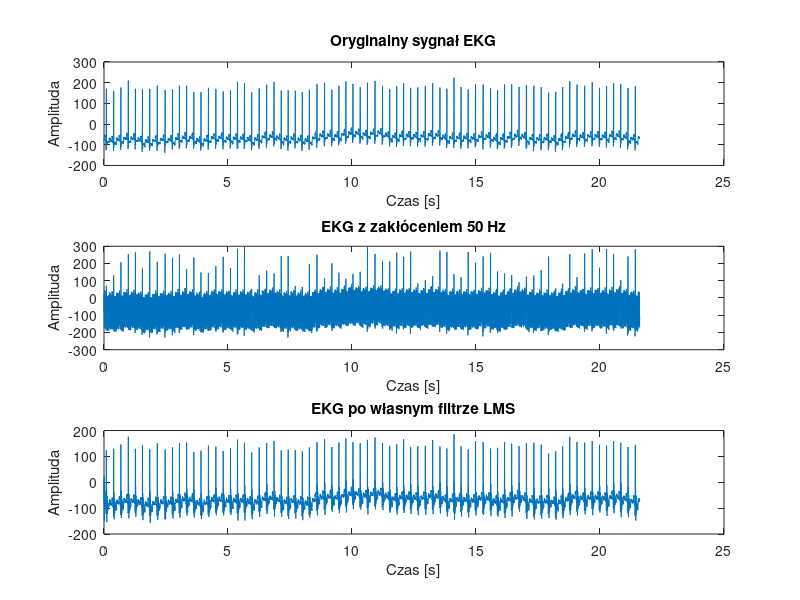
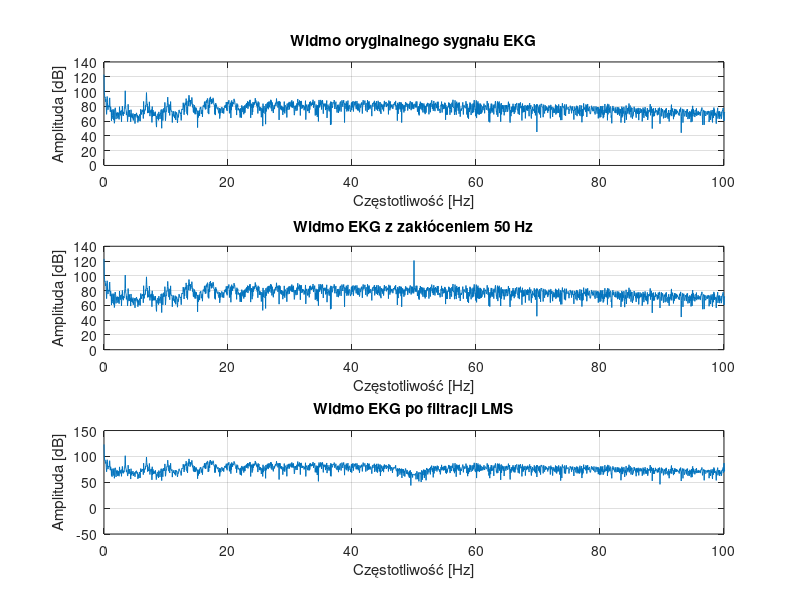

The MATLAB script that drew these images, in order:
clear;
close all;

load('ECG100.mat');      % Załaduj plik
ekg = val(1, :);         % Wybierz pierwszy kanał sygnału
fs = 1000;               % Częstotliwość próbkowania
t = (0:length(ekg)-1)/fs;

% Dodaj zakłócenie 50 Hz
f_noise = 50;
noise = 100 * sin(2*pi*f_noise*t);
ekg_noisy = ekg + noise;

% Parametry LMS
M = 12;                      % Długość filtru
mi = 0.01;                   % Współczynnik uczenia
d = ekg_noisy;               % Sygnał wyjściowy (z zakłóceniem)
x = sin(2*pi*f_noise*t);     % Referencja: czysty sinus 50 Hz

% Inicjalizacja
bx = zeros(M, 1);            % Bufor próbek x
h = zeros(M, 1);             % Wektory wag
y = zeros(size(x));          % Wyjście filtru
e = zeros(size(x));          % Błąd

% Implementacja filtru LMS
for n = 1:length(x)
    %przesuwam próbki
    bx = [x(n); bx(1:end-1)];
    
    % Wyjście filtru, prognoza zakłócenia
    y(n) = h' * bx;
    
    % Oblicz błąd: sygnał odniesienia minus wyjście filtru
    e(n) = d(n) - y(n);
    
    % Aktualizacja wag
    h = h + mi * e(n) * bx;
end

% Sygnał odszumiony
ekg_filtered = e;

% Wizualizacja
figure;
subplot(3,1,1);
plot(t, ekg);
title('Oryginalny sygnał EKG');
xlabel('Czas [s]');
ylabel('Amplituda');

subplot(3,1,2);
plot(t, ekg_noisy);
title('EKG z zakłóceniem 50 Hz');
xlabel('Czas [s]');
ylabel('Amplituda');

subplot(3,1,3);
plot(t, ekg_filtered);
title('EKG po własnym filtrze LMS');
xlabel('Czas [s]');
ylabel('Amplituda');

% Ocena błędu
mae = mean(abs(ekg - ekg_filtered));
fprintf('MAE = %.6f\n', mae);

% Oblicz FFT i widma
N = length(ekg);
f = (0:N-1)*(fs/N);

EKG_orig_fft = abs(fft(ekg));
EKG_noisy_fft = abs(fft(ekg_noisy));
EKG_filt_fft = abs(fft(ekg_filtered));

% Rysuj widma (do Nyquista)
figure;
subplot(3,1,1);
plot(f(1:N/2), 20*log10(EKG_orig_fft(1:N/2)));
title('Widmo oryginalnego sygnału EKG');
xlabel('Częstotliwość [Hz]');
ylabel('Amplituda [dB]');
xlim([0 100]);
grid on;

subplot(3,1,2);
plot(f(1:N/2), 20*log10(EKG_noisy_fft(1:N/2)));
title('Widmo EKG z zakłóceniem 50 Hz');
xlabel('Częstotliwość [Hz]');
ylabel('Amplituda [dB]');
xlim([0 100]);
grid on;

subplot(3,1,3);
plot(f(1:N/2), 20*log10(EKG_filt_fft(1:N/2)));
title('Widmo EKG po filtracji LMS');
xlabel('Częstotliwość [Hz]');
ylabel('Amplituda [dB]');
xlim([0 100]);
grid on;
